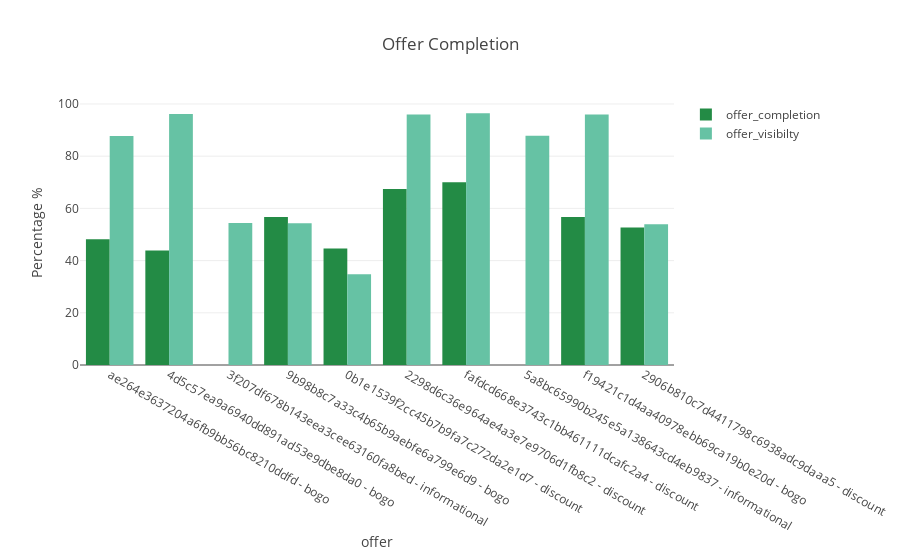

Here is the notebook cell this chart was saved with:
### Code cell
# plot completetion rate with respect to visibilty rate: 
trace_1 = go.Bar(
    x = portfolio.offer_id + " - " + portfolio.offer_type,
    y = portfolio.offer_completion, 
    name = 'offer_completion', 
    marker=dict(
            color=bupu[6])
)

trace_2 = go.Bar(
    x = portfolio.offer_id + " - " + portfolio.offer_type,
    y = portfolio.offer_visibilty, 
    name = 'offer_visibilty', 
    marker=dict(
            color=bupu[4])
)

layout = go.Layout(title="Offer Completion", 
                        xaxis = dict(ticks='', nticks=12, 
                                    title=go.layout.xaxis.Title(
                                    text='offer'), automargin=True),
                        yaxis = dict(title=go.layout.yaxis.Title(
                                    text='Percentage %')))

fig = go.Figure(data=[trace_1, trace_2], layout=layout)
plotly.offline.iplot(fig)

#py.iplot(fig, filename='Accidents_Severity_Per_Year')

### Figure 1 — Plotly figure (JSON) as saved in the notebook; plotly's stock layout.template omitted (floating-point values rounded to 4 significant figures)
{"data": [{"marker": {"color": "rgb(35,139,69)"}, "name": "offer_completion", "type": "bar", "uid": "b1087b6a-3174-4ba0-a93e-71b1a9e94f86", "x": ["ae264e3637204a6fb9bb56bc8210ddfd - bogo", "4d5c57ea9a6940dd891ad53e9dbe8da0 - bogo", "3f207df678b143eea3cee63160fa8bed - informational", "9b98b8c7a33c4b65b9aebfe6a799e6d9 - bogo", "0b1e1539f2cc45b7b9fa7c272da2e1d7 - discount", "2298d6c36e964ae4a3e7e9706d1fb8c2 - discount", "fafdcd668e3743c1bb461111dcafc2a4 - discount", "5a8bc65990b245e5a138643cd4eb9837 - informational", "f19421c1d4aa40978ebb69ca19b0e20d - bogo", "2906b810c7d4411798c6938adc9daaa5 - discount"], "y": [48.16, 43.87, null, 56.71, 44.6, 67.43, 69.99, null, 56.74, 52.63]}, {"marker": {"color": "rgb(102,194,164)"}, "name": "offer_visibilty", "type": "bar", "uid": "b743bdaf-daa8-44aa-9239-63d88c362af8", "x": ["ae264e3637204a6fb9bb56bc8210ddfd - bogo", "4d5c57ea9a6940dd891ad53e9dbe8da0 - bogo", "3f207df678b143eea3cee63160fa8bed - informational", "9b98b8c7a33c4b65b9aebfe6a799e6d9 - bogo", "0b1e1539f2cc45b7b9fa7c272da2e1d7 - discount", "2298d6c36e964ae4a3e7e9706d1fb8c2 - discount", "fafdcd668e3743c1bb461111dcafc2a4 - discount", "5a8bc65990b245e5a138643cd4eb9837 - informational", "f19421c1d4aa40978ebb69ca19b0e20d - bogo", "2906b810c7d4411798c6938adc9daaa5 - discount"], "y": [87.7, 96.11, 54.4, 54.33, 34.73, 95.96, 96.45, 87.78, 95.95, 53.96]}], "layout": {"title": {"text": "Offer Completion"}, "xaxis": {"automargin": true, "nticks": 12, "ticks": "", "title": {"text": "offer"}}, "yaxis": {"title": {"text": "Percentage %"}}}}
